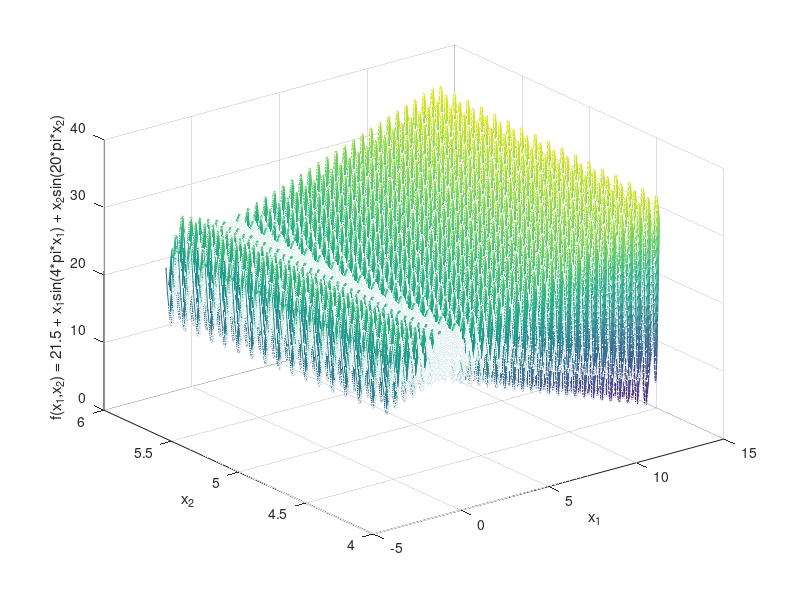

Write the MATLAB code that produced this figure.
x = -3:0.01:12.1;
y = 4.1:0.01:5.8;

[xx,yy] = meshgrid(x,y);

z = 21.5 + xx .* sin(4*pi*xx) + yy .* sin(20*pi*yy);
mesh(xx,yy,z);
xlabel('x_{1}');
ylabel('x_{2}');
zlabel('f(x_{1},x_{2}) = 21.5 + x_{1}sin(4*pi*x_{1}) + x_{2}sin(20*pi*x_{2})');
